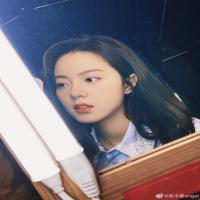
#> input picture img/1.jpg, 200 x 200 px, found by its file name
$ python lvbo.py
#> lines starting #> are read from the running program, lines starting #| are printed output that depends on the picture
import cv2
import numpy as np

img = cv2.imread('./img/1.jpg')
#> img is the input picture: shape (200, 200, 3); mean B, G, R 118.8, 109.8, 117
'''
    # ketnel 必须是float
    # kernel = np.ones((5, 5), np.float32) /25
    # 不同卷积核心
    kernel = np.array([[-1,-1,-1], [-1,8,-1],[-1,-1,-1]])

    dst = cv2.filter2D(img, -1, kernel)
'''

'''
    方盒滤波
        # 不用手动创将卷积核， 只需要告诉方和滤波， 卷积核的大小是多少
        dst = cv2.boxFilter(img, -1, (5,5), normalize=True)
'''

'''
    # 均值滤波没有位深
        dst = cv2.blur(img,(5,5))
'''

'''
    高斯滤波
        # 指定sigma：
            # dst1 = cv2.GaussianBlur(img, (5,5), sigmaX=1)
            # dst2 = cv2.GaussianBlur(img, (5,5), sigmaX=10)
            # dst = cv2.GaussianBlur(img, (5,5), sigmaX=1000)
        # 没有sigma ，用ksize
            dst1 = cv2.GaussianBlur(img, (5,5), sigmaX=0)
            dst2 = cv2.GaussianBlur(img, (9,9), sigmaX=0)
            dst = cv2.GaussianBlur(img, (21,21), sigmaX=0)
'''

'''
    # 中值滤波
        dst =cv2.medianBlur(img, 5)

'''

# 双边滤波
# 双边滤波几乎对胡椒滤波没有效果
dst = cv2.bilateralFilter(img, 7, sigmaColor=30, sigmaSpace=50)

cv2.imshow('img1', np.hstack((img, dst)))
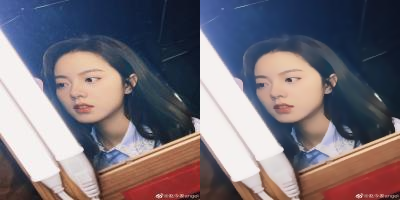
#> window 'img1': shape (200, 400, 3); mean B, G, R 118.8, 109.8, 116.9
# cv2.imshow('img2', np.hstack((img, dst2)))

cv2.waitKey(0)
cv2.destroyAllWindows()

$ run again, with img/20.jpg copied over img/1.jpg
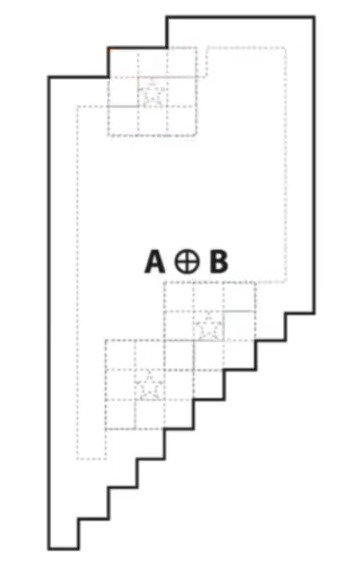
#> input picture img/20.jpg, 358 x 567 px, found by its file name
#> img is the input picture: shape (567, 358, 3); mean B, G, R 247.1, 247.2, 247.2
#> `cv2.imshow('img1', np.hstack((img, dst)))`:
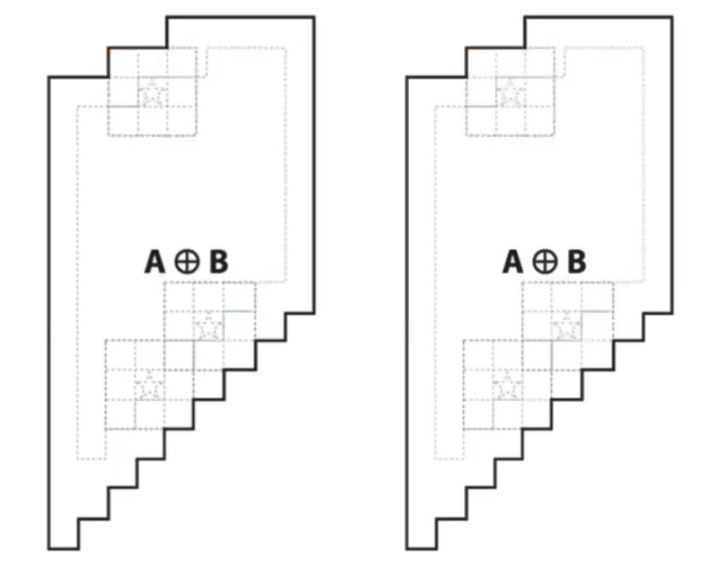
#> window 'img1': shape (567, 716, 3); mean B, G, R 247.2, 247.2, 247.2

$ run again, with img/21.jpg copied over img/1.jpg
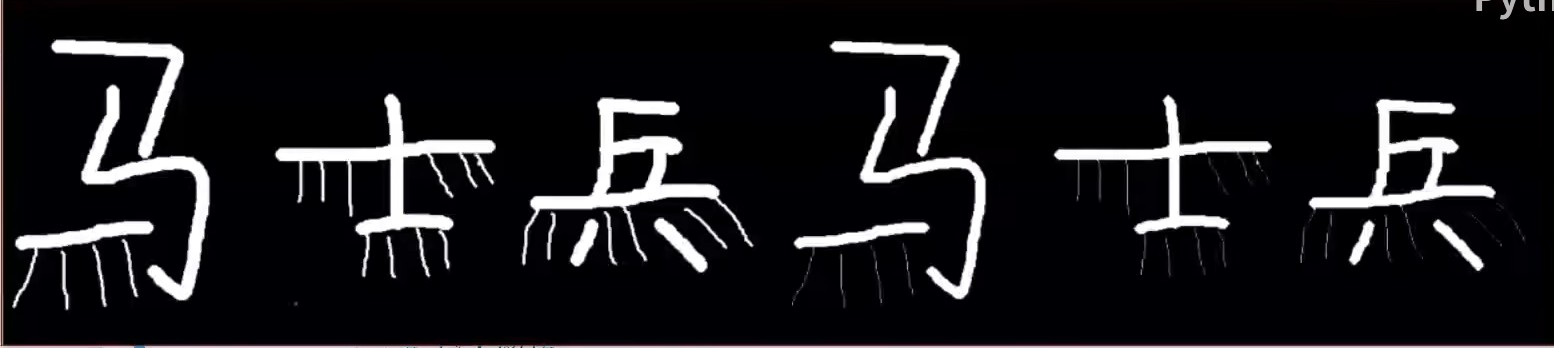
#> input picture img/21.jpg, 1554 x 348 px, found by its file name
#> img is the input picture: shape (348, 1554, 3); mean B, G, R 25.6, 22.9, 23.5
#> `cv2.imshow('img1', np.hstack((img, dst)))`:
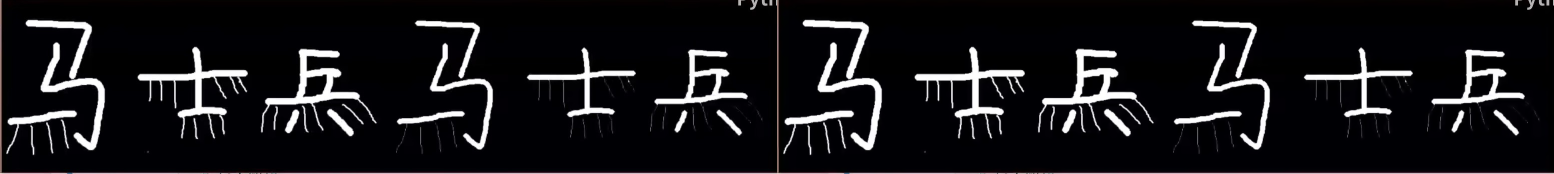
#> window 'img1': shape (348, 3108, 3) (shown at 1/2 size); mean B, G, R 25.6, 22.9, 23.5

$ run again, with img/22.jpg copied over img/1.jpg
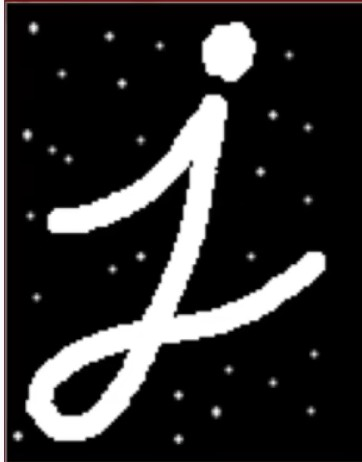
#> input picture img/22.jpg, 362 x 462 px, found by its file name
#> img is the input picture: shape (462, 362, 3); mean B, G, R 44.7, 44.6, 45.4
#> `cv2.imshow('img1', np.hstack((img, dst)))`:
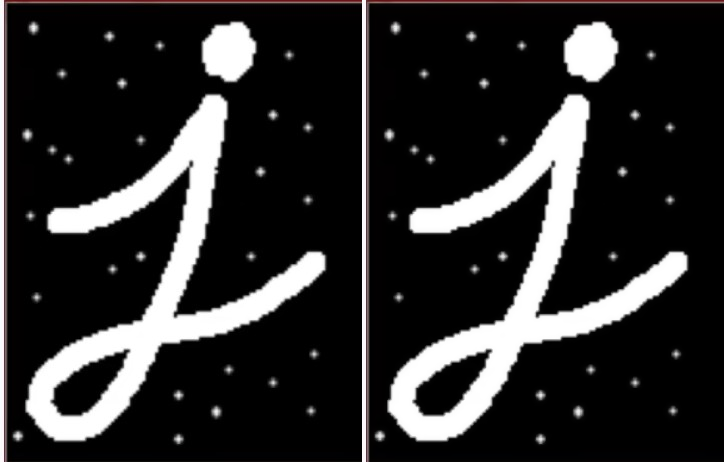
#> window 'img1': shape (462, 724, 3); mean B, G, R 44.7, 44.6, 45.4
